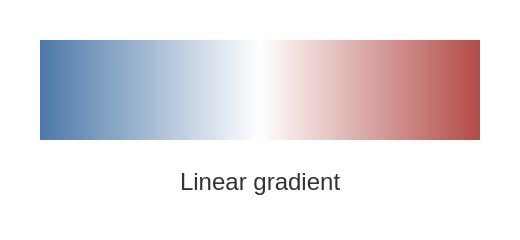

Source (Vega-Lite JSON):
### Vega specification from a JSON file in a GitHub repository (floating-point values rounded to 4 significant figures)
{"$schema": "https://vega.github.io/schema/vega/v6.json", "width": 240, "height": 100, "padding": 10, "autosize": "none", "background": "white", "marks": [{"type": "rect", "encode": {"enter": {"x": {"value": 10}, "y": {"value": 10}, "width": {"value": 220}, "height": {"value": 50}, "fill": {"value": {"gradient": "linear", "x1": 0, "y1": 0, "x2": 1, "y2": 0, "stops": [{"offset": 0, "color": "#4c78a8"}, {"offset": 0.5, "color": "#ffffff"}, {"offset": 1, "color": "#b24b46"}]}}}}}, {"type": "text", "encode": {"enter": {"x": {"value": 120}, "y": {"value": 85}, "align": {"value": "center"}, "text": {"value": "Linear gradient"}, "fontSize": {"value": 12}, "fill": {"value": "#333333"}}}}]}
